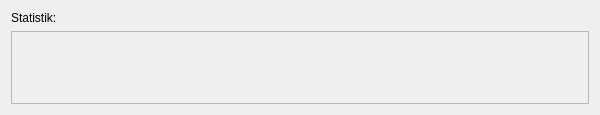
<?xml version="1.0" encoding="UTF-8"?>
<ui version="4.0">
 <class>Statistikdialog</class>
 <widget class="QDialog" name="Statistikdialog">
  <property name="geometry">
   <rect>
    <x>0</x>
    <y>0</y>
    <width>600</width>
    <height>115</height>
   </rect>
  </property>
  <property name="sizePolicy">
   <sizepolicy hsizetype="Maximum" vsizetype="Maximum">
    <horstretch>0</horstretch>
    <verstretch>0</verstretch>
   </sizepolicy>
  </property>
  <property name="minimumSize">
   <size>
    <width>600</width>
    <height>0</height>
   </size>
  </property>
  <property name="windowTitle">
   <string>Statistik</string>
  </property>
  <layout class="QVBoxLayout" name="verticalLayout">
   <item>
    <widget class="QLabel" name="label">
     <property name="sizePolicy">
      <sizepolicy hsizetype="Minimum" vsizetype="Maximum">
       <horstretch>0</horstretch>
       <verstretch>0</verstretch>
      </sizepolicy>
     </property>
     <property name="text">
      <string>Statistik:</string>
     </property>
    </widget>
   </item>
   <item>
    <widget class="QScrollArea" name="behaelter_widget">
     <property name="widgetResizable">
      <bool>true</bool>
     </property>
     <widget class="QWidget" name="behaelter">
      <property name="geometry">
       <rect>
        <x>0</x>
        <y>0</y>
        <width>580</width>
        <height>72</height>
       </rect>
      </property>
      <layout class="QGridLayout" name="gridLayout">
       <property name="spacing">
        <number>0</number>
       </property>
      </layout>
     </widget>
    </widget>
   </item>
  </layout>
 </widget>
 <resources/>
 <connections/>
</ui>
